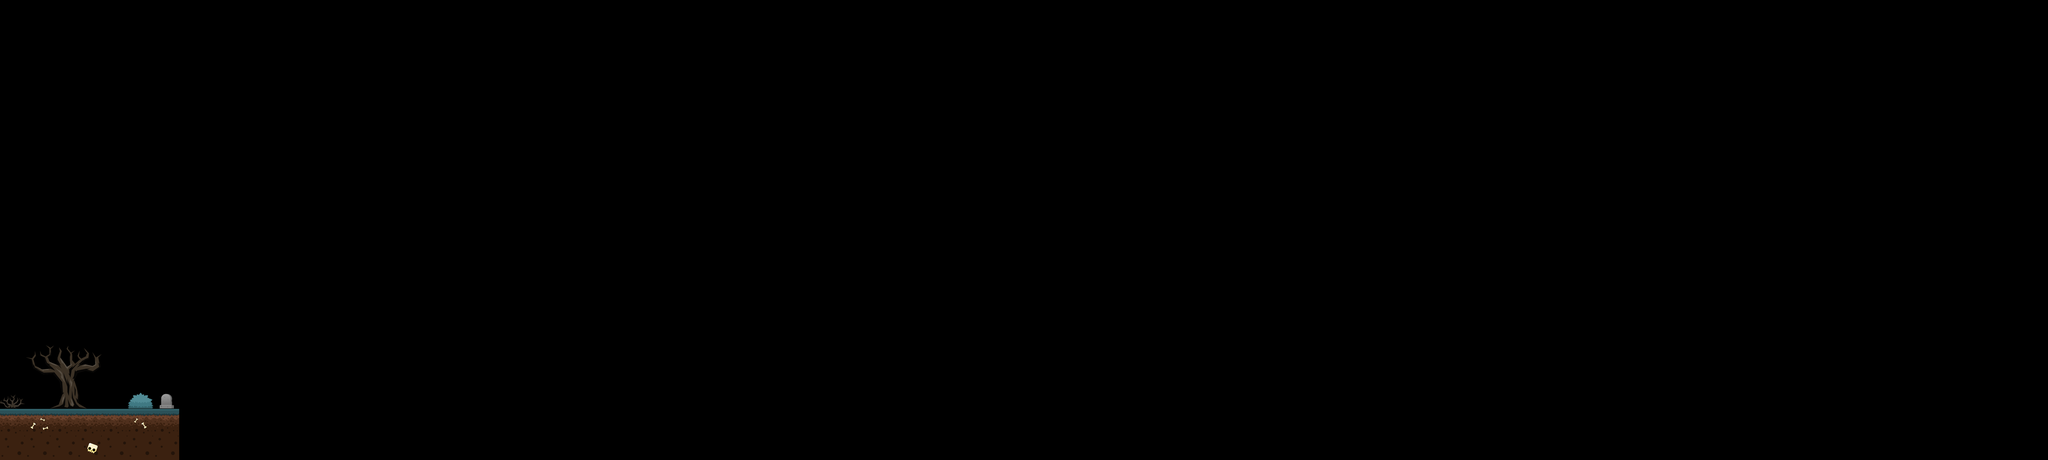

Below is a game level as drawn by its tile map, then a one-line description and the .tmx that defines it (tile-layer data replaced by summaries):
An orthogonal 80x18 tile map with 128x128 px tiles, 2 tile layers (World, bg), 2 tilesets.

<map version="1.2" tiledversion="1.3.3" orientation="orthogonal" renderorder="right-down" width="80" height="18" tilewidth="128" tileheight="128" infinite="0" nextlayerid="3" nextobjectid="1">
 <editorsettings>
  <export target="level3.json" format="json" />
 </editorsettings>
 <tileset firstgid="1" name="graveTiles" tilewidth="128" tileheight="128" tilecount="20" columns="4">
  <image source="../images/graveyard/graveyard.png" width="512" height="640" />
 </tileset>
 <tileset firstgid="21" name="objects" tilewidth="128" tileheight="128" tilecount="256" columns="16">
  <image source="../images/objects.png" width="2048" height="2048" />
 </tileset>
 <layer id="1" name="World" width="80" height="18">
  <data>[1440 cells, 14 non-empty, 2 distinct tile ids]</data>
 </layer>
 <layer id="2" name="bg" width="80" height="18">
  <data>[1440 cells, 15 non-empty, 15 distinct tile ids]</data>
 </layer>
</map>
